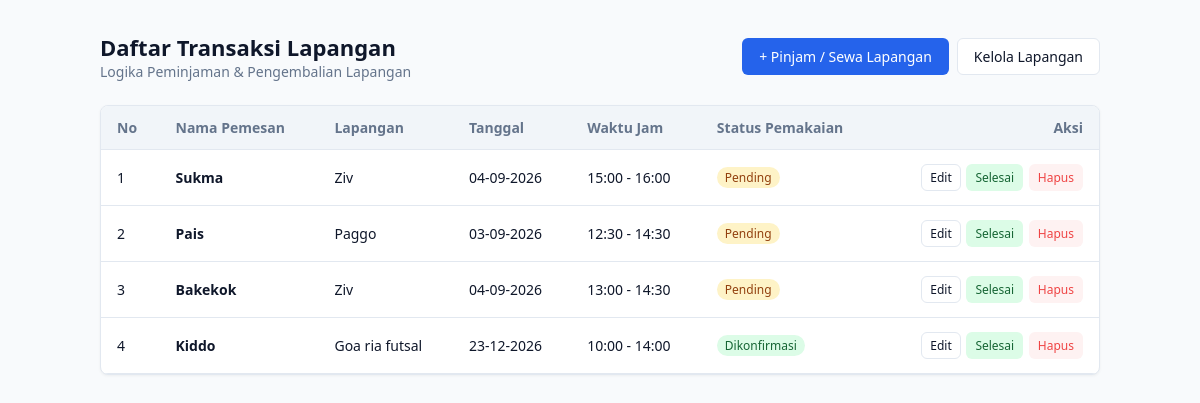
/reservasi.php, run on the app's committed database.
### tables this page shows
CREATE TABLE `reservasi` (
  `id` int NOT NULL,
  `lapangan_id` int NOT NULL,
  `nama_pemesan` varchar(100) NOT NULL,
  `tanggal` date NOT NULL,
  `jam_mulai` time NOT NULL,
  `jam_selesai` time NOT NULL,
  `status` enum('Pending','Dikonfirmasi','Selesai','Dibatalkan') DEFAULT 'Pending'
);

CREATE TABLE `lapangan` (
  `id` int NOT NULL,
  `nama_lapangan` varchar(100) NOT NULL,
  `jenis` varchar(50) NOT NULL,
  `harga_per_jam` int NOT NULL,
  `status` enum('Tersedia','Maintenance') DEFAULT 'Tersedia'
);

### src/Reservasi.php (called while the page is built, shortened)
<?php
class Reservasi {
    public function semua(): array {
        $sql = "SELECT r.*, l.nama_lapangan
                FROM reservasi r
                JOIN lapangan l ON r.lapangan_id = l.id
                ORDER BY r.id DESC";
        $stmt = $this->db->query($sql);
        return $stmt->fetchAll();
    }
}

### reservasi.php (the view, shortened to what this page needs)
<?php
$database = new Database("localhost", "reservasi_lapangan", "root", "11223344");
$db = $database->connect();
$reservasiModel = new Reservasi($db);
$semuaReservasi = $reservasiModel->semua();
?>
<!DOCTYPE html>
<html lang="id">
<head>
</head>
<body>
<div class="container">
    <div class="header">
        <div>
            <h1>Daftar Transaksi Lapangan</h1>
            <p style="color: var(--text-muted); font-size: 14px;">Logika Peminjaman & Pengembalian Lapangan</p>
        </div>
        <div class="btn-group">
            <a href="tambah_reservasi.php" class="btn btn-primary">+ Pinjam / Sewa Lapangan</a>
            <a href="index.php" class="btn btn-outline">Kelola Lapangan</a>
        </div>
    </div>
    <div class="card">
        <table>
            <thead>
                <tr>
                    <th>No</th>
                    <th>Nama Pemesan</th>
                    <th>Lapangan</th>
                    <th>Tanggal</th>
                    <th>Waktu Jam</th>
                    <th>Status Pemakaian</th>
                    <th style="text-align: right;">Aksi</th>
                </tr>
            </thead>
            <tbody>
                <?php if (empty($semuaReservasi)): ?>
                <tr>
                    <td colspan="7" style="text-align: center; color: var(--text-muted); padding: 24px;">Belum ada riwayat transaksi.</td>
                </tr>
                <?php else: ?>
                    <?php $no = 1; ?>
                    <?php foreach ($semuaReservasi as $item): ?>
                    <tr>
                        <td><?= $no++ ?></td>
                        <td><strong><?= htmlspecialchars($item['nama_pemesan']) ?></strong></td>
                        <td><?= htmlspecialchars($item['nama_lapangan']) ?></td>
                        <td><?= date('d-m-Y', strtotime($item['tanggal'])) ?></td>
                        <td><?= substr($item['jam_mulai'], 0, 5) ?> - <?= substr($item['jam_selesai'], 0, 5) ?></td>
                        <td>
                            <?php $statusClass = strtolower($item['status']); ?>
                            <span class="badge badge-<?= $statusClass ?>">
                                <?= htmlspecialchars($item['status']) ?>
                            </span>
                        </td>
                        <td style="text-align: right; white-space: nowrap;">
                            <a href="edit_reservasi.php?id=<?= $item['id'] ?>" class="btn btn-outline btn-sm">Edit</a>
                            <?php if ($item['status'] !== 'Selesai' && $item['status'] !== 'Dibatalkan'): ?>
                                <a href="selesai_reservasi.php?id=<?= $item['id'] ?>&lapangan_id=<?= $item['lapangan_id'] ?>"
                                   class="btn btn-success btn-sm"
                                   onclick="return confirm('Tandai pemakaian selesai? Lapangan akan menjadi Tersedia kembali.');">
                                   Selesai
                                </a>
                            <?php endif; ?>
                            <a href="hapus_reservasi.php?id=<?= $item['id'] ?>"
                               class="btn btn-danger btn-sm"
                               onclick="return confirm('Hapus transaksi ini?');">
                               Hapus
                            </a>
                        </td>
                    </tr>
                    <?php endforeach; ?>
                <?php endif; ?>
            </tbody>
        </table>
    </div>
</div>
</body>
</html>

### reservasi.php (style rules this page uses)
:root { --bg-color: #f8fafc; --card-bg: #ffffff; --text-main: #0f172a; --text-muted: #64748b; --primary: #2563eb; --primary-hover: #1d4ed8; --border: #e2e8f0; --danger: #ef4444; --success: #16a34a; }
* { box-sizing: border-box; margin: 0; padding: 0; }
body { font-family: system-ui, -apple-system, sans-serif; background-color: var(--bg-color); color: var(--text-main); padding: 32px 16px; }
.container { max-width: 1000px; margin: 0 auto; }
.header { display: flex; justify-content: space-between; align-items: center; margin-bottom: 24px; }
.header h1 { font-size: 22px; font-weight: 700; }
.btn-group { display: flex; gap: 8px; }
.btn { padding: 8px 16px; border-radius: 6px; font-size: 14px; font-weight: 500; text-decoration: none; cursor: pointer; border: 1px solid transparent; transition: background 0.2s; display: inline-block; }
.btn-primary { background: var(--primary); color: #fff; }
.btn-outline { background: #fff; border-color: var(--border); color: var(--text-main); }
.btn-sm { padding: 4px 8px; font-size: 12px; margin-left: 2px; }
.btn-success { background: #dcfce7; color: #166534; }
.btn-danger { color: var(--danger); background: #fef2f2; }
.card { background: var(--card-bg); border: 1px solid var(--border); border-radius: 8px; overflow: hidden; box-shadow: 0 1px 3px rgba(0,0,0,0.05); }
table { width: 100%; border-collapse: collapse; text-align: left; font-size: 14px; }
th { background: #f1f5f9; padding: 12px 16px; font-weight: 600; color: var(--text-muted); border-bottom: 1px solid var(--border); }
td { padding: 14px 16px; border-bottom: 1px solid var(--border); vertical-align: middle; }
.badge { display: inline-block; padding: 2px 8px; border-radius: 12px; font-size: 12px; font-weight: 500; }
.badge-pending { background: #fef3c7; color: #92400e; }
.badge-dikonfirmasi, .badge-dipakai { background: #dcfce7; color: #166534; }

### data on the page
reservasi: nama_pemesan "Sukma", lapangan.nama_lapangan "Ziv", tanggal "04-09-2026", jam_mulai "15:00", jam_selesai "16:00", status "Pending"
reservasi: nama_pemesan "Pais", lapangan.nama_lapangan "Paggo", tanggal "03-09-2026", jam_mulai "12:30", jam_selesai "14:30", status "Pending"
reservasi: nama_pemesan "Bakekok", lapangan.nama_lapangan "Ziv", tanggal "04-09-2026", jam_mulai "13:00", jam_selesai "14:30", status "Pending"
reservasi: nama_pemesan "Kiddo", lapangan.nama_lapangan "Goa ria futsal", tanggal "23-12-2026", jam_mulai "10:00", jam_selesai "14:00", status "Dikonfirmasi"
